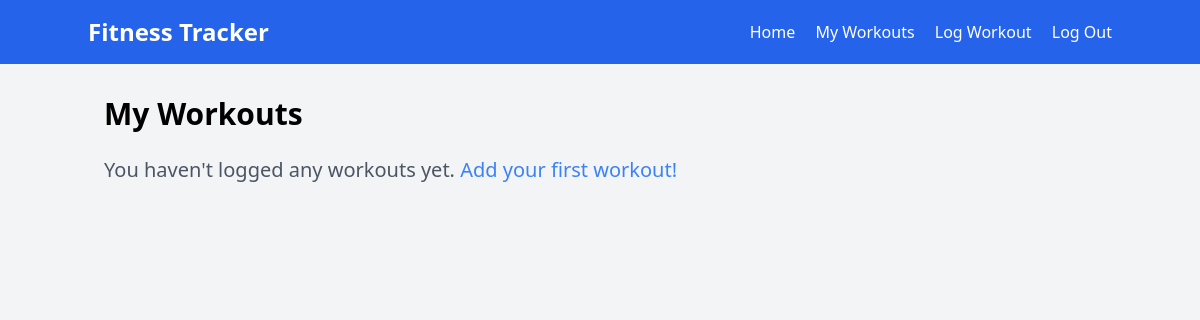
The app's page /workouts/ (signed in), older data.
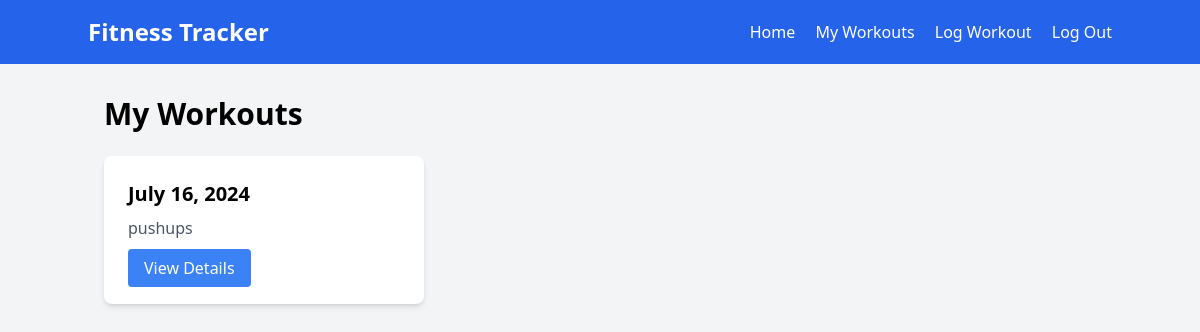
The same page, newer data.
### workouts/models.py (models this page shows, shortened)
class Workout(models.Model):
    user = models.ForeignKey(User, on_delete=models.CASCADE)
    date = models.DateField()
    notes = models.TextField(blank=True)

### workouts/views.py (the view)
# urls.py: path('', views.workout_list, name='workout_list'),
@login_required
def workout_list(request):
    workouts = Workout.objects.filter(user=request.user).order_by('-date')
    return render(request, 'workouts/workout_list.html', {'workouts': workouts})

### workouts/templates/workouts/workout_list.html (shortened to what this page needs)
{% extends 'base.html' %}
{% block content %}
    <h1 class="text-3xl font-bold mb-6">My Workouts</h1>
    {% if workouts %}
        <div class="grid gap-4 grid-cols-1 md:grid-cols-2 lg:grid-cols-3">
            {% for workout in workouts %}
                <div class="bg-white p-6 rounded-lg shadow-md">
                    <h2 class="text-xl font-semibold mb-2">{{ workout.date|date:"F j, Y" }}</h2>
                    <p class="text-gray-600 mb-4">{{ workout.notes|truncatewords:20 }}</p>
                    <a href="{% url 'workout_detail' workout.id %}" class="bg-blue-500 text-white px-4 py-2 rounded hover:bg-blue-600">View Details</a>
                </div>
            {% endfor %}
        </div>
    {% else %}
        <p class="text-xl text-gray-600">You haven't logged any workouts yet. <a href="{% url 'add_workout' %}" class="text-blue-500 hover:underline">Add your first workout!</a></p>
    {% endif %}
{% endblock %}

Row changes from the older to the newer data that the page shows:
added Workout: date "July 16, 2024", notes "pushups"
Text that changed along with them:
text no longer shown: "You haven't logged any workouts yet. Add your first workout!"
